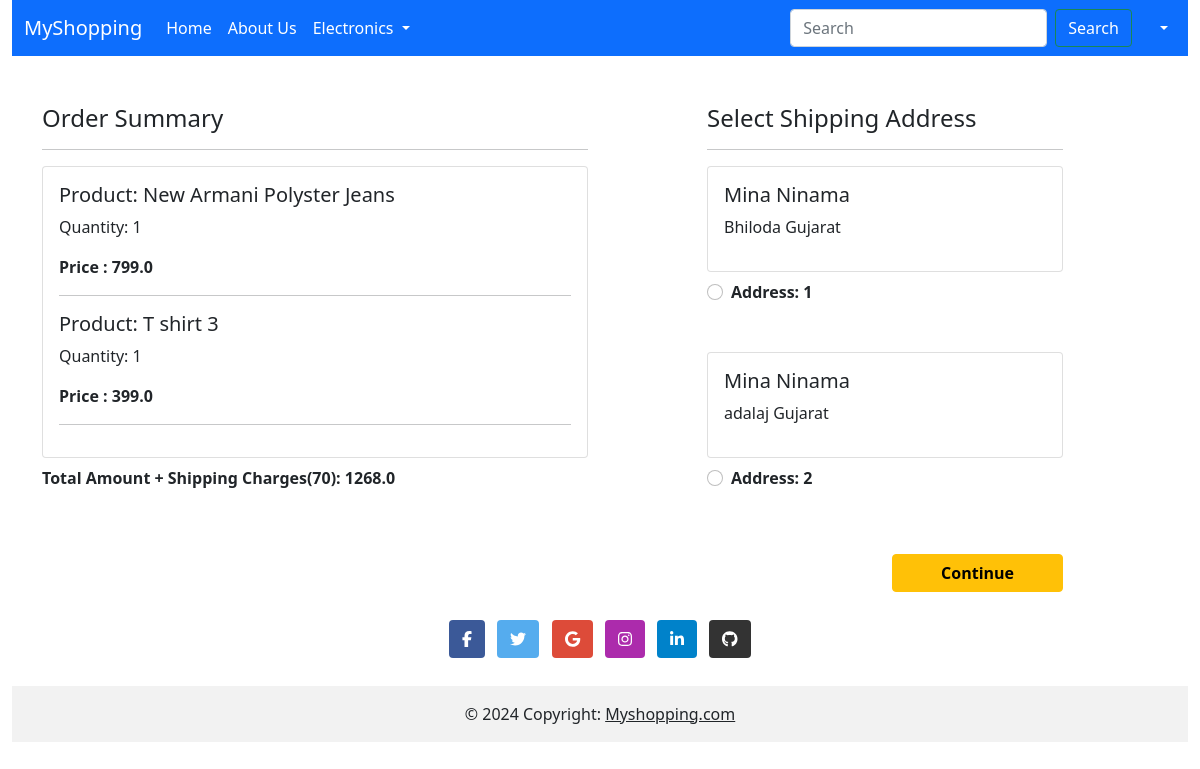
Page /checkout/ (signed in) on the committed database.
### myapp/models.py (models this page shows, shortened)
class Cart(models.Model):
    user=models.ForeignKey(User, on_delete=models.CASCADE)
    product=models.ForeignKey(Product,on_delete=models.CASCADE)
    quantity=models.PositiveIntegerField(default=1)
    @property
    def total_cost(self):
        return self.quantity * self.product.discounted_price

class Product(models.Model):
    title=models.CharField(max_length=200)
    selling_price=models.FloatField()
    discounted_price=models.FloatField()
    description=models.TextField()
    Brand=models.CharField(max_length=150)
    category=models.CharField(choices=CATEGORY_CHOICES,max_length=2)
    product_image=models.ImageField(upload_to='productimg')

class Customer(models.Model):
    user=models.ForeignKey(User,on_delete=models.CASCADE)
    name=models.CharField(max_length=200)
    locality=models.CharField(max_length=200)
    city=models.CharField(max_length=200)
    zipcode=models.IntegerField()
    state=models.CharField(choices=STATE_CHOICES,max_length=50)

### myapp/views.py (the view)
# urls.py: path('checkout/',views.checkout,name='checkout'),
@login_required
def checkout(request):
    user=request.user
    add=Customer.objects.filter(user=user)
    cart_item=Cart.objects.filter(user=user)
    amount=0.0
    totalamount=0.0
    shipping_amount=70
    prices=[p for p in Cart.objects.all() if p.user == user]
    for p in prices:
        tempamount=p.product.discounted_price * p.quantity
        amount+=tempamount
        totalamount+=amount
    totalamount=amount + shipping_amount
    return render(request,'myapp/checkout.html',{'add':add,'totalamount':totalamount,'cart':cart_item})

### myapp/templates/myapp/checkout.html (shortened to what this page needs)
{% extends 'myapp/base.html' %}
{% load static %}
{% block content %}
<div class="container">
  <div class="row mt-5">
   <div class="col-sm-6">
     <h4>Order Summary</h4>
     <hr>
       <div class="card mb-2">
         <div class="card-body">
          {% for c in cart %}
           <h5>Product: {{c.product.title}}</h5>
           <p>Quantity: {{c.quantity}}</p>
           <p class="fw-bold">Price : {{c.total_cost}}</p>
           <hr>
           {%endfor%}
         </div>
       </div>
       <p class="fw-bold"> Total Amount + Shipping Charges(70): {{totalamount}}</p>
   </div>
   <div class="col-sm-4 offset-sm-1">
     <h4>Select Shipping Address</h4>
     <hr>
     <form action="/paymentdone">
      {% for ad in add %}
       <div class="card">
         <div class="card-body">
         <h5>{{ad.name}}</h5>
         <p>{{ad.locality}} {{ad.pincode}} {{ad.state}}</p>
         </div>
       </div>
         <div class="form-check mt-2 mb-5">
           <input class="form-check-input" type="radio" name="custid" id="custid{{forloop.counter}}" value="{{ad.id}}">
           <label class="form-check-label fw-bold" for="custid{{forloop.counter}}">
             Address: {{forloop.counter}} </label>
         </div>
         {% endfor %}
         <div class="text-end">
           <button type="submit" class="btn btn-warning mt-3 px-5 fw-bold">Continue</button>
         </div>
       </form>
     </div>
   </div>
 </div>
{% endblock content %}

### rows in the picture
Cart: product "New Armani Polyster Jeans", quantity "1", total_cost "799.0"
Cart: product "T shirt 3", quantity "1", total_cost "399.0"
Customer: name "Mina Ninama", locality "Bhiloda", state "Gujarat"
Customer: name "Mina Ninama", locality "adalaj", state "Gujarat"

### other values in the picture
{{ totalamount }} "1268.0"
